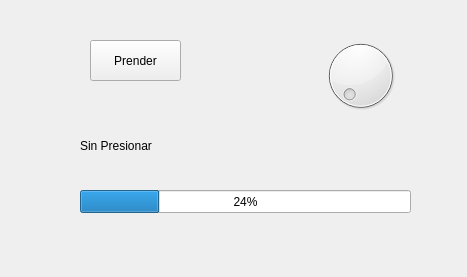
<?xml version="1.0" encoding="UTF-8"?>
<ui version="4.0">
 <class>MainWindow</class>
 <widget class="QMainWindow" name="MainWindow">
  <property name="geometry">
   <rect>
    <x>0</x>
    <y>0</y>
    <width>467</width>
    <height>277</height>
   </rect>
  </property>
  <property name="windowTitle">
   <string>MainWindow</string>
  </property>
  <widget class="QWidget" name="centralwidget">
   <widget class="QPushButton" name="btnLed">
    <property name="geometry">
     <rect>
      <x>90</x>
      <y>40</y>
      <width>91</width>
      <height>41</height>
     </rect>
    </property>
    <property name="text">
     <string>Prender</string>
    </property>
   </widget>
   <widget class="QDial" name="dial">
    <property name="geometry">
     <rect>
      <x>320</x>
      <y>30</y>
      <width>81</width>
      <height>91</height>
     </rect>
    </property>
    <property name="maximum">
     <number>255</number>
    </property>
   </widget>
   <widget class="QProgressBar" name="progressBar">
    <property name="geometry">
     <rect>
      <x>80</x>
      <y>190</y>
      <width>331</width>
      <height>23</height>
     </rect>
    </property>
    <property name="value">
     <number>24</number>
    </property>
   </widget>
   <widget class="QLabel" name="lblbtn">
    <property name="geometry">
     <rect>
      <x>80</x>
      <y>130</y>
      <width>191</width>
      <height>31</height>
     </rect>
    </property>
    <property name="text">
     <string>Sin Presionar</string>
    </property>
   </widget>
  </widget>
 </widget>
 <resources/>
 <connections/>
</ui>
